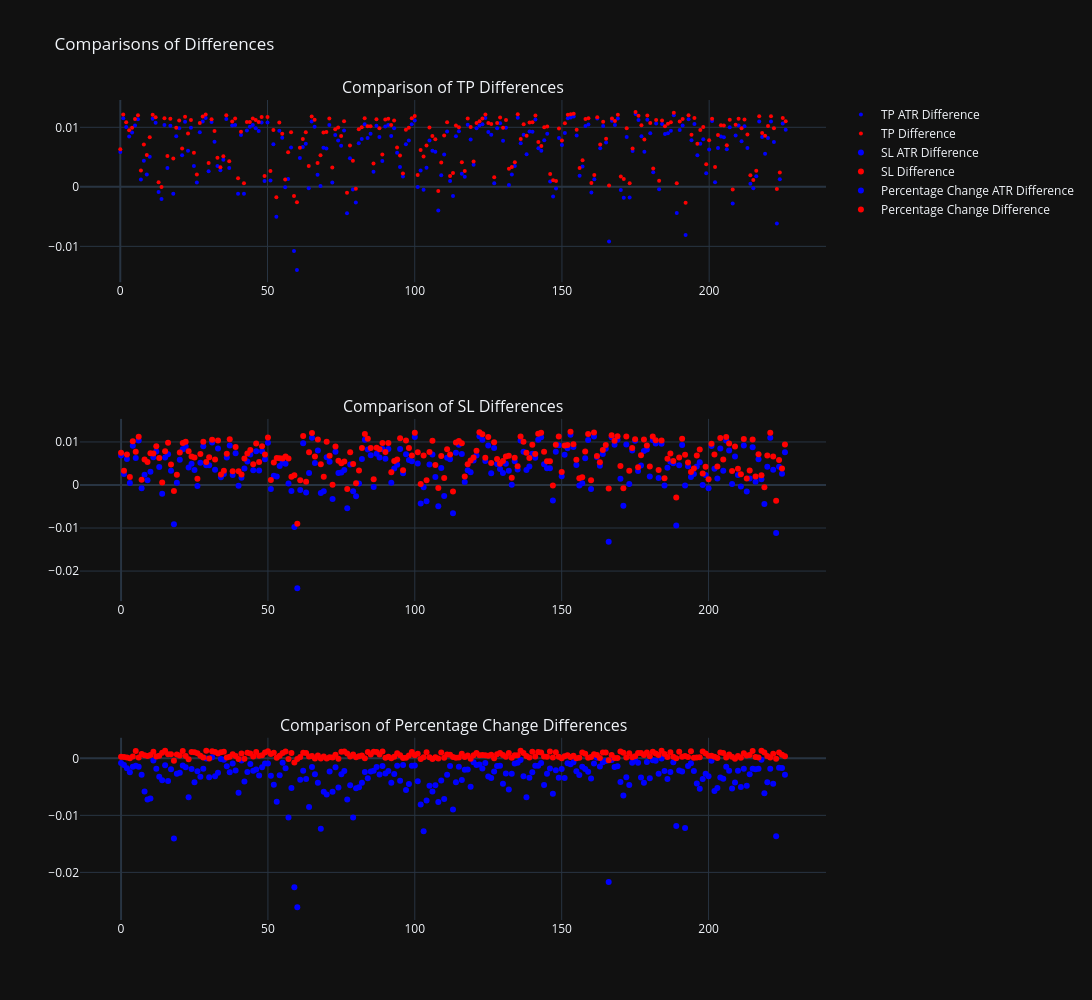

Here is the notebook cell this chart was saved with:
### Code cell
import plotly.graph_objs as go
from plotly.subplots import make_subplots
import pandas as pd

# Load the provided datasets
df_atr = pd.read_csv('E:\Signal Backtesting\Output\\updated_combined_with_atr_analysis.csv')
df_optimized = pd.read_csv('E:\Signal Backtesting\Output\\updated_optimized_weights_rev.csv')

# Create subplots
fig = make_subplots(rows=3, cols=1, subplot_titles=(
    'Comparison of TP Differences',
    'Comparison of SL Differences',
    'Comparison of Percentage Change Differences'
))

# Scatter plot for tp_atr_difference vs tp_difference
fig.add_trace(
    go.Scatter(x=df_atr.index, y=df_atr['tp_atr_difference'], mode='markers', name='TP ATR Difference', marker=dict(color='blue', size = 4)),
    row=1, col=1
)
fig.add_trace(
    go.Scatter(x=df_optimized.index, y=df_optimized['tp_difference_rev'], mode='markers', name='TP Difference', marker=dict(color='red', size = 4)),
    row=1, col=1
)

# Scatter plot for sl_atr_difference vs sl_difference
fig.add_trace(
    go.Scatter(x=df_atr.index, y=df_atr['sl_atr_difference'], mode='markers', name='SL ATR Difference', marker=dict(color='blue')),
    row=2, col=1
)
fig.add_trace(
    go.Scatter(x=df_optimized.index, y=df_optimized['sl_difference_rev'], mode='markers', name='SL Difference', marker=dict(color='red')),
    row=2, col=1
)

# Scatter plot for percentage_change_atr_difference vs percentage_change_difference
fig.add_trace(
    go.Scatter(x=df_atr.index, y=df_atr['percentage_change_atr_difference'], mode='markers', name='Percentage Change ATR Difference', marker=dict(color='blue')),
    row=3, col=1
)
fig.add_trace(
    go.Scatter(x=df_optimized.index, y=df_optimized['percentage_change_difference_rev'], mode='markers', name='Percentage Change Difference', marker=dict(color='red')),
    row=3, col=1
)

# Update layout
fig.update_layout(height=1000, width=1200,title_text="Comparisons of Differences")

# Show plot
fig.show()

### Figure 1 — Plotly figure (JSON) as saved in the notebook; plotly's stock layout.template omitted (floating-point values rounded to 4 significant figures; data arrays with more than 128 entries replaced by an {"elided": "..."} marker saying what was removed)
{"data": [{"marker": {"color": "blue", "size": 4}, "mode": "markers", "name": "TP ATR Difference", "x": {"elided": "227 int values"}, "y": {"elided": "227 float values"}, "type": "scatter", "xaxis": "x", "yaxis": "y"}, {"marker": {"color": "red", "size": 4}, "mode": "markers", "name": "TP Difference", "x": {"elided": "227 int values"}, "y": {"elided": "227 float values"}, "type": "scatter", "xaxis": "x", "yaxis": "y"}, {"marker": {"color": "blue"}, "mode": "markers", "name": "SL ATR Difference", "x": {"elided": "227 int values"}, "y": {"elided": "227 float values"}, "type": "scatter", "xaxis": "x2", "yaxis": "y2"}, {"marker": {"color": "red"}, "mode": "markers", "name": "SL Difference", "x": {"elided": "227 int values"}, "y": {"elided": "227 float values"}, "type": "scatter", "xaxis": "x2", "yaxis": "y2"}, {"marker": {"color": "blue"}, "mode": "markers", "name": "Percentage Change ATR Difference", "x": {"elided": "227 int values"}, "y": {"elided": "227 float values"}, "type": "scatter", "xaxis": "x3", "yaxis": "y3"}, {"marker": {"color": "red"}, "mode": "markers", "name": "Percentage Change Difference", "x": {"elided": "227 int values"}, "y": {"elided": "227 float values"}, "type": "scatter", "xaxis": "x3", "yaxis": "y3"}], "layout": {"xaxis": {"anchor": "y", "domain": [0.0, 1.0]}, "yaxis": {"anchor": "x", "domain": [0.7778, 1.0]}, "xaxis2": {"anchor": "y2", "domain": [0.0, 1.0]}, "yaxis2": {"anchor": "x2", "domain": [0.3889, 0.6111]}, "xaxis3": {"anchor": "y3", "domain": [0.0, 1.0]}, "yaxis3": {"anchor": "x3", "domain": [0.0, 0.2222]}, "annotations": [{"font": {"size": 16}, "showarrow": false, "text": "Comparison of TP Differences", "x": 0.5, "xanchor": "center", "xref": "paper", "y": 1.0, "yanchor": "bottom", "yref": "paper"}, {"font": {"size": 16}, "showarrow": false, "text": "Comparison of SL Differences", "x": 0.5, "xanchor": "center", "xref": "paper", "y": 0.6111, "yanchor": "bottom", "yref": "paper"}, {"font": {"size": 16}, "showarrow": false, "text": "Comparison of Percentage Change Differences", "x": 0.5, "xanchor": "center", "xref": "paper", "y": 0.2222, "yanchor": "bottom", "yref": "paper"}], "title": {"text": "Comparisons of Differences"}, "height": 1000, "width": 1200}}
